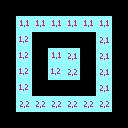

A 2D game scene composited from a Tiled map and its tileset images. What follows is a short description and the map's XML, with every tile layer's data as written:
An orthogonal 8x8 tile map with 16x16 px tiles, 1 tile layer (base), 3 hidden layers not drawn and 1 object.

<map version="1.10" tiledversion="1.10.2" orientation="orthogonal" renderorder="right-down" width="8" height="8" tilewidth="16" tileheight="16" infinite="0" nextlayerid="7" nextobjectid="3">
 <tileset firstgid="1" source="snowhex_base.tsx" />
 <layer id="1" name="base" width="8" height="8">
  <data encoding="csv">
0,0,0,0,0,0,0,0,
0,1,1,1,1,1,1,0,
0,114,0,0,0,0,2,0,
0,114,0,1,2,0,2,0,
0,114,0,114,115,0,2,0,
0,114,0,0,0,0,2,0,
0,115,115,115,115,115,115,0,
0,0,0,0,0,0,0,0
</data>
 </layer>
 <layer id="5" name="decor" width="8" height="8" visible="0">
  <data encoding="csv">
0,0,0,0,0,0,0,0,
0,0,0,0,0,0,0,0,
0,0,0,0,0,0,0,0,
0,0,0,0,0,0,0,0,
0,0,0,0,0,0,0,0,
0,0,0,0,0,0,0,0,
0,0,0,0,0,0,0,0,
0,0,0,0,0,0,0,0
</data>
 </layer>
 <layer id="6" name="overlay" width="8" height="8" visible="0">
  <data encoding="csv">
0,0,0,0,0,0,0,0,
0,0,0,0,0,0,0,0,
0,0,0,0,0,0,0,0,
0,0,0,0,0,0,0,0,
0,0,0,0,0,0,0,0,
0,0,0,0,0,0,0,0,
0,0,0,0,0,0,0,0,
0,0,0,0,0,0,0,0
</data>
 </layer>
 <objectgroup id="4" name="entities" visible="0">
  <object id="2" gid="5150" x="80.1703" y="48.0198" width="16" height="16">
   <properties>
    <property name="type" value="player" />
   </properties>
  </object>
 </objectgroup>
 <layer id="2" name="collision" width="8" height="8" visible="0" locked="1">
  <data encoding="csv">
0,0,0,0,0,0,0,0,
0,1,1,1,1,1,1,0,
0,1,0,0,0,0,1,0,
0,1,0,0,0,0,1,0,
0,1,0,0,0,0,1,0,
0,1,0,0,0,0,1,0,
0,1,1,1,1,1,1,0,
0,0,0,0,0,0,0,0
</data>
 </layer>
</map>